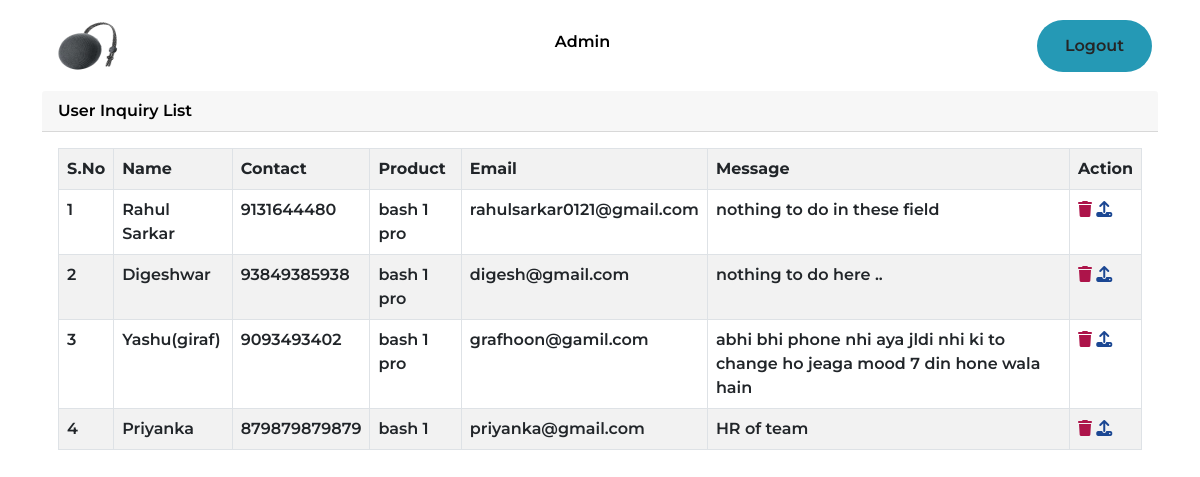
Screenshot of /list.php (signed in) with the database file from the repository.
### tables this page shows
CREATE TABLE `register` (
  `id` int(22) NOT NULL,
  `name` varchar(44) DEFAULT NULL,
  `contact` varchar(33) DEFAULT NULL,
  `product` varchar(55) DEFAULT NULL,
  `email` varchar(44) DEFAULT NULL,
  `message` varchar(88) DEFAULT NULL
);

### list.php (the view, shortened to what this page needs)
<!DOCTYPE html>
<html lang="en">
<head>
    <link href="https://cdn.jsdelivr.net/npm/bootstrap@5.0.2/dist/css/bootstrap.min.css" rel="stylesheet">
    <link rel="stylesheet" href="https://cdnjs.cloudflare.com/ajax/libs/font-awesome/6.4.2/css/all.min.css" />
    <link rel="stylesheet" href="css/style.css">
    <link rel="stylesheet" href="css/sidebar.css">
</head>
<body>
<header>
<span onclick="openNav()"> <img src="image/soe.png" alt="soundScore" class="logo"></span>
<div id="main">
    <h2>Admin</h2>
</div>
    <a href="logout.php"><button class="log">Logout</button></a>
    </header>
<section class="partner">
    <div class="container">
        <div class="card-header">
            User Inquiry List
        </div>
        <div class="card-body">
            <table class="table table-bordered table-hover table-striped">
                <tr>
                    <th>S.No</th>
                    <th>Name</th>
                    <th>Contact</th>
                    <th>Product</th>
                    <th>Email</th>
                    <th>Message</th>
                    <th>Action</th>
                </tr>
                <?php
                include("include/connect.php");
                $sel = "select * from register";
                $show = mysqli_query($conn,$sel);
                if(mysqli_affected_rows($conn)>0){
                    $sn =1;
                    while($key=mysqli_fetch_assoc($show)){
                ?>
                        <tr>
                            <td><?=$sn++;?></td>
                            <td><?=$key['name'];?></td>
                            <td><?=$key['contact'];?></td>
                            <td><?=$key['product'];?></td>
                            <td><?=$key['email'];?></td>
                            <td><?=$key['message'];?></td>
                            <td><a href="delete.php?id=<?=$key['id'];?>"><i class="fa-solid fa-trash del" style="color: #ad144a;"></i></a>
                           <a href="select.php?id=<?=$key['id'];?>"><i class="fa-solid fa-upload" style="color: #1b4793;"></i></a></td>
                        </tr>
                <?php
                    }
                }
                ?>
            </table>
        </div>
    </div>
</section>
</body>
</html>

### css/style.css (style rules this page uses)
* { margin: 0; padding: 0; box-sizing: border-box; }
li,a,button,div,label ,input,h2 { font-family: "Montserrat",sans-serif; font-size: 16px; font-weight: 600; color:black; text-decoration: none; }
header { display: flex; justify-content: space-between; align-items: center; list-style: none; padding: 12px 4%; background-color:#fff; }
.logo { height: 50px; width: 80px; cursor: pointer; }
.log { background-color: #0088a9; padding: 14px 28px; border-radius: 50px; border: none; opacity: 0.85; cursor: pointer; transition: all 0.3s ease 0; }
.partner { color: #a1a1a2; }

### css/sidebar.css (style rules this page uses)
#main { transition: margin-left .5s; padding: 20px; }

### rows the page displays
register: name "Rahul Sarkar", contact "9131644480", product "bash 1 pro", email "rahulsarkar0121@gmail.com", message "nothing to do in these field"
register: name "Digeshwar", contact "93849385938", product "bash 1 pro", email "digesh@gmail.com", message "nothing to do here .."
register: name "Yashu(giraf)", contact "9093493402", product "bash 1 pro", email "grafhoon@gamil.com", message "abhi bhi phone nhi aya jldi nhi ki to change ho jeaga mood 7 din hone wala hain"
register: name "Priyanka", contact "879879879879", product "bash 1", email "priyanka@gmail.com", message "HR of team"
